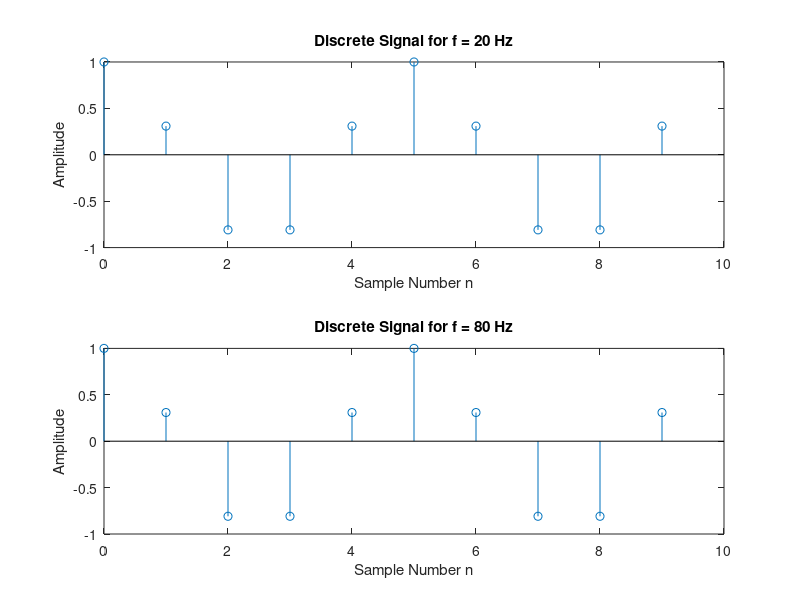

This figure's MATLAB source: (Note: this script raises an error after producing the figure.)
%Digital Signal Processing Lab 1
%Lauren Eckert

%Problem 1:Aliasing
%%
% Define the sampling frequency
fs = 100; % in Hz

% Define the frequencies
f1 = 20; % in Hz
f2 = 80; % in Hz

% Calculate the sampling period
Ts = 1 / fs;

% Generate the time vector for the first 10 samples
n = 0:9; % sample indices

% Compute the discrete signals
x1 = cos(2 * pi * f1 * n * Ts);
x2 = cos(2 * pi * f2 * n * Ts);

% Plotting
figure;
subplot(2,1,1); % create a subplot for the first signal
stem(n, x1); % plot the first signal
title('Discrete Signal for f = 20 Hz');
xlabel('Sample Number n');
ylabel('Amplitude');

subplot(2,1,2); % create a subplot for the second signal
stem(n, x2); % plot the second signal
title('Discrete Signal for f = 80 Hz');
xlabel('Sample Number n');
ylabel('Amplitude');

%Problem 2:Determining the sampling frequency

syms t
a = simplify(fourier((heaviside(t + 1/2) - heaviside(t - 1/2))));
disp('A');
disp(a);
%%
%Problem 3:Fourier Transform
syms t f
x_t = sinc(0.5*t);  % Define the signal x(t)
X_f = fourier(x_t, f);  % Compute the Fourier Transform of x(t)

% Display the result
disp('The Fourier Transform of x(t) is: ');
disp(X_f);

%Problem 4:Sampling Theorem

%Problem 5:More Fourier Transforms

%Problem 6:Even More Fourier Transforms